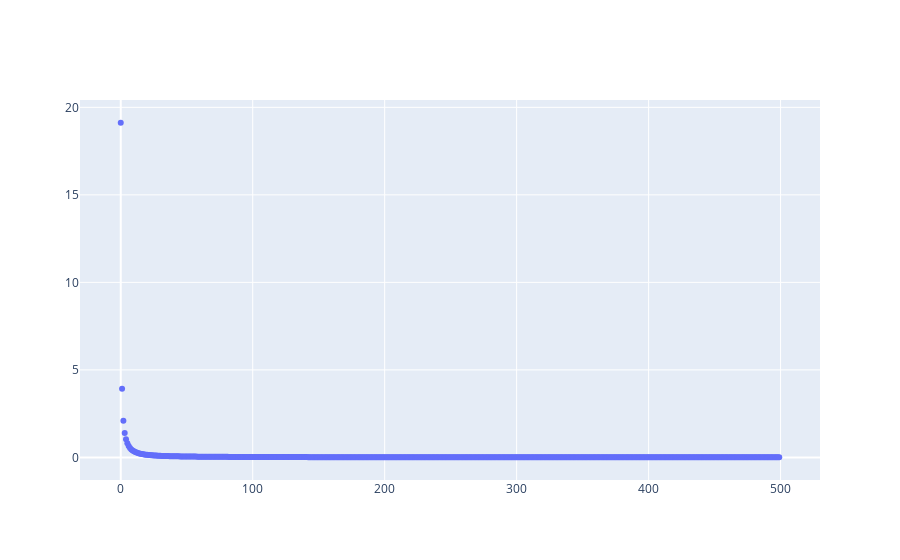

Write notebook code for a chart like this one.
### Code cell
fig = go.Figure()
fig.add_trace(go.Scatter(x=np.arange(0,len(costs)),y=costs,mode ='markers'))
fig.show()

### Figure 1 — Plotly figure (JSON) as saved in the notebook; plotly's stock layout.template omitted (floating-point values rounded to 4 significant figures; data arrays with more than 128 entries replaced by an {"elided": "..."} marker saying what was removed)
{"data": [{"mode": "markers", "type": "scatter", "x": {"elided": "500 int values"}, "y": {"elided": "500 float values"}}], "layout": {"autosize": true, "xaxis": {"autorange": true, "range": [-30.14, 529.1], "type": "linear"}, "yaxis": {"autorange": true, "range": [-1.392, 20.52], "type": "linear"}}}
